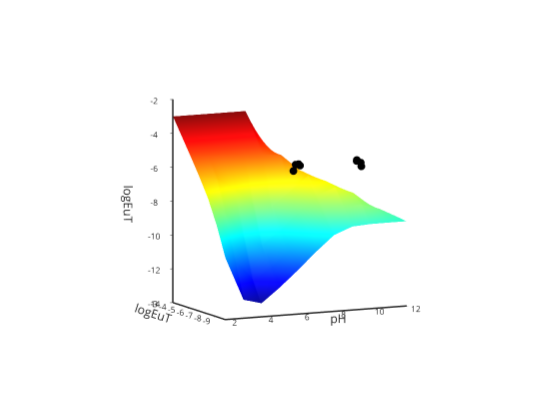

The code cell stored with this chart in its notebook:
### Code cell
% input data to plot on the same graph

EuT=[0.1256 0.2499 0.3791 0.4653 0.1415 0.2780 0.4276 0.6090]; % mg Eu/L
pH=[7.15 7.42 7.67 7.79 10.92 11.03 10.90 10.97];
Eudiss=[0.115 0.231 0.22 0.1707 0.1052 0.1517 0.2082 0.1695]; %mg Eu/L
EuMM=151.964; EuT=(EuT*1e-3)./EuMM; Eudiss=(Eudiss*1e-3)./EuMM;

  %graphics_toolkit ("plotly"); 
  graphics_toolkit ("notebook");
  h2=plot3(pH,log10(EuT),log10(Eudiss),'ko','markersize',8,'markerfacecolor','k');
  hold on
  colormap('jet'); %shading interp
  h=surf(pHvector,logEuT,log10(inorganicbound));
  set(h,'facealpha',0.2)
  set(gca,'linewidth',2)
  view([-26 48])
  h=xlabel('pH'); set(h,'fontsize',12)
  h=ylabel('logEuT');  set(h,'fontsize',12)
  h=zlabel('\Sigma Eu inorganic'); set(h,'fontsize',12)
  hold on
  plot3(pH,log10(EuT),log10(Eudiss),'ko','markersize',8,'markerfacecolor','k')

### Figure 1 — Plotly figure (JSON) as saved in the notebook; plotly's stock layout.template omitted (floating-point values rounded to 4 significant figures)
{"data": [{"line": {"color": "rgb(0, 0, 0)", "width": 1.5}, "marker": {"color": "rgb(0, 0, 0)", "line": {"color": "rgb(0, 0, 0)"}, "size": 2.667, "symbol": "circle"}, "mode": "markers", "name": "", "scene": "scene", "showlegend": false, "type": "scatter3d", "visibility": true, "x": [7.15, 7.42, 7.67, 7.79, 10.92, 11.03, 10.9, 10.97], "y": [-6.083, -5.784, -5.603, -5.514, -6.031, -5.738, -5.551, -5.397], "z": [-6.121, -5.818, -5.839, -5.95, -6.16, -6.001, -5.863, -5.953]}, {"autocolorscale": "false", "cauto": "false", "cmax": -3.001, "cmin": -13.2, "colorscale": [[0, "rgb(0,0,143)"], [0.01587, "rgb(0,0,159)"], [0.03175, "rgb(0,0,175)"], [0.04762, "rgb(0,0,191)"], [0.06349, "rgb(0,0,207)"], [0.07937, "rgb(0,0,223)"], [0.09524, "rgb(0,0,239)"], [0.1111, "rgb(0,0,255)"], [0.127, "rgb(0,15,255)"], [0.1429, "rgb(0,31,255)"], [0.1587, "rgb(0,47,255)"], [0.1746, "rgb(0,63,255)"], [0.1905, "rgb(0,79,255)"], [0.2063, "rgb(0,95,255)"], [0.2222, "rgb(0,111,255)"], [0.2381, "rgb(0,127,255)"], [0.254, "rgb(0,143,255)"], [0.2698, "rgb(0,159,255)"], [0.2857, "rgb(0,175,255)"], [0.3016, "rgb(0,191,255)"], [0.3175, "rgb(0,207,255)"], [0.3333, "rgb(0,223,255)"], [0.3492, "rgb(0,239,255)"], [0.3651, "rgb(0,255,255)"], [0.381, "rgb(15,255,239)"], [0.3968, "rgb(31,255,223)"], [0.4127, "rgb(47,255,207)"], [0.4286, "rgb(63,255,191)"], [0.4444, "rgb(79,255,175)"], [0.4603, "rgb(95,255,159)"], [0.4762, "rgb(111,255,143)"], [0.4921, "rgb(127,255,127)"], [0.5079, "rgb(143,255,111)"], [0.5238, "rgb(159,255,95)"], [0.5397, "rgb(175,255,79)"], [0.5556, "rgb(191,255,63)"], [0.5714, "rgb(207,255,47)"], [0.5873, "rgb(223,255,31)"], [0.6032, "rgb(239,255,15)"], [0.619, "rgb(255,255,0)"], [0.6349, "rgb(255,239,0)"], [0.6508, "rgb(255,223,0)"], [0.6667, "rgb(255,207,0)"], [0.6825, "rgb(255,191,0)"], [0.6984, "rgb(255,175,0)"], [0.7143, "rgb(255,159,0)"], [0.7302, "rgb(255,143,0)"], [0.746, "rgb(255,127,0)"], [0.7619, "rgb(255,111,0)"], [0.7778, "rgb(255,95,0)"], [0.7937, "rgb(255,79,0)"], [0.8095, "rgb(255,63,0)"], [0.8254, "rgb(255,47,0)"], [0.8413, "rgb(255,31,0)"], [0.8571, "rgb(255,15,0)"], [0.873, "rgb(255,0,0)"], [0.8889, "rgb(239,0,0)"], [0.9048, "rgb(223,0,0)"], [0.9206, "rgb(207,0,0)"], [0.9365, "rgb(191,0,0)"], [0.9524, "rgb(175,0,0)"], [0.9683, "rgb(159,0,0)"], [0.9841, "rgb(143,0,0)"], [1, "rgb(127,0,0)"]], "contours": {"x": {"highlight": true, "highlightcolor": "rgb(0, 0, 0)", "highlightwidth": 1, "show": false}, "y": {"highlight": true, "highlightcolor": "rgb(0, 0, 0)", "highlightwidth": 1, "show": false}, "z": {"highlight": true, "highlightcolor": "rgb(0, 0, 0)", "highlightwidth": 1, "show": false}}, "name": "", "scene": "scene", "showlegend": false, "showscale": false, "surfacecolor": [[-10.36, -12.92, -13.2, -12.35, -11.41, -10.41, -9.495, -9.076, -9.008, -9.001, -9.0], [-8.603, -10.71, -11.97, -11.35, -10.41, -9.406, -8.495, -8.076, -8.008, -8.361, -8.925], [-7.162, -8.222, -9.685, -10.15, -9.396, -8.399, -7.492, -7.076, -7.482, -8.361, -8.925], [-6.043, -6.304, -7.067, -7.934, -8.106, -7.324, -6.462, -6.884, -7.482, -8.361, -8.925], [-5.01, -5.059, -5.128, -5.22, -5.285, -5.349, -6.307, -6.884, -7.481, -8.361, -8.925], [-4.003, -4.009, -4.016, -4.022, -4.026, -5.339, -6.306, -6.882, -7.479, -8.361, -8.923], [-3.001, -3.001, -3.002, -3.003, -3.003, -5.264, -6.295, -6.868, -7.46, -8.356, -8.91]], "type": "surface", "visibility": true, "x": [2, 3, 4, 5, 6, 7, 8, 9, 10, 11, 12], "y": [-9, -8, -7, -6, -5, -4, -3], "z": [[-10.36, -12.92, -13.2, -12.35, -11.41, -10.41, -9.495, -9.076, -9.008, -9.001, -9.0], [-8.603, -10.71, -11.97, -11.35, -10.41, -9.406, -8.495, -8.076, -8.008, -8.361, -8.925], [-7.162, -8.222, -9.685, -10.15, -9.396, -8.399, -7.492, -7.076, -7.482, -8.361, -8.925], [-6.043, -6.304, -7.067, -7.934, -8.106, -7.324, -6.462, -6.884, -7.482, -8.361, -8.925], [-5.01, -5.059, -5.128, -5.22, -5.285, -5.349, -6.307, -6.884, -7.481, -8.361, -8.925], [-4.003, -4.009, -4.016, -4.022, -4.026, -5.339, -6.306, -6.882, -7.479, -8.361, -8.923], [-3.001, -3.001, -3.002, -3.003, -3.003, -5.264, -6.295, -6.868, -7.46, -8.356, -8.91]]}, {"line": {"color": "rgb(0, 0, 0)", "width": 1.5}, "marker": {"color": "rgb(0, 0, 0)", "line": {"color": "rgb(0, 0, 0)"}, "size": 2.667, "symbol": "circle"}, "mode": "markers", "name": "", "scene": "scene", "showlegend": false, "type": "scatter3d", "visibility": true, "x": [7.15, 7.42, 7.67, 7.79, 10.92, 11.03, 10.9, 10.97], "y": [-6.083, -5.784, -5.603, -5.514, -6.031, -5.738, -5.551, -5.397], "z": [-6.121, -5.818, -5.839, -5.95, -6.16, -6.001, -5.863, -5.953]}], "layout": {"height": 420, "hovermode": "closest", "margin": {"b": 0, "l": 0, "r": 0, "t": 0}, "plot_bgcolor": "rgba(0, 0, 0, 0)", "scene": {"aspectmode": "auto", "aspectratio": {"x": 1.178, "y": 0.7066, "z": 1.202}, "camera": {"center": {"x": 0, "y": 0, "z": 0}, "eye": {"x": 0.9284, "y": 1.927, "z": 0.3369}, "projection": {"type": "orthographic"}, "up": {"x": 0, "y": 0, "z": 1}}, "domain": {"x": [0.13, 0.905], "y": [0.11, 0.925]}, "xaxis": {"autorange": false, "exponentformat": "none", "gridcolor": "", "gridwidth": 3, "linecolor": "rgb(38,38,38)", "linewidth": 3, "mirror": false, "range": [12, 2], "showgrid": false, "showline": true, "side": "bottom", "spikedash": "solid", "spikemode": "across", "spikesides": false, "spikethickness": 1, "tickangle": 0, "tickcolor": "rgb(38,38,38)", "tickfont": {"color": "rgb(38,38,38)", "size": 10}, "ticklen": 3, "ticks": "outside", "ticktext": ["2", "4", "6", "8", "10", "12"], "tickvals": [2, 4, 6, 8, 10, 12], "title": {"font": {"color": "rgb(38,38,38)", "size": 12}, "text": "pH"}, "type": "linear", "visible": true, "zeroline": false}, "yaxis": {"autorange": false, "exponentformat": "none", "gridcolor": "", "gridwidth": 3, "linecolor": "rgb(38,38,38)", "linewidth": 3, "mirror": false, "range": [-3, -9], "showgrid": false, "showline": true, "side": "left", "spikedash": "solid", "spikemode": "across", "spikesides": false, "spikethickness": 1, "tickangle": 0, "tickcolor": "rgb(38,38,38)", "tickfont": {"color": "rgb(38,38,38)", "size": 10}, "ticklen": 3, "ticks": "outside", "ticktext": ["-9", "-8", "-7", "-6", "-5", "-4", "-3"], "tickvals": [-9, -8, -7, -6, -5, -4, -3], "title": {"font": {"color": "rgb(38,38,38)", "size": 12}, "text": "logEuT"}, "type": "linear", "visible": true, "zeroline": false}, "zaxis": {"autorange": false, "exponentformat": "none", "gridcolor": "", "gridwidth": 3, "linecolor": "rgb(38,38,38)", "linewidth": 3, "mirror": false, "range": [-14, -2], "showgrid": false, "showline": true, "side": "none", "spikedash": "solid", "spikemode": "across", "spikesides": false, "spikethickness": 1, "tickangle": 0, "tickcolor": "rgb(38,38,38)", "tickfont": {"color": "rgb(38,38,38)", "size": 10}, "ticklen": 3, "ticks": "outside", "ticktext": ["-14", "-12", "-10", "-8", "-6", "-4", "-2"], "tickvals": [-14, -12, -10, -8, -6, -4, -2], "title": {"font": {"color": "rgb(38,38,38)", "size": 12}, "text": "logEuT"}, "type": "linear", "visible": true, "zeroline": false}}, "showlegend": false, "width": 560}}
